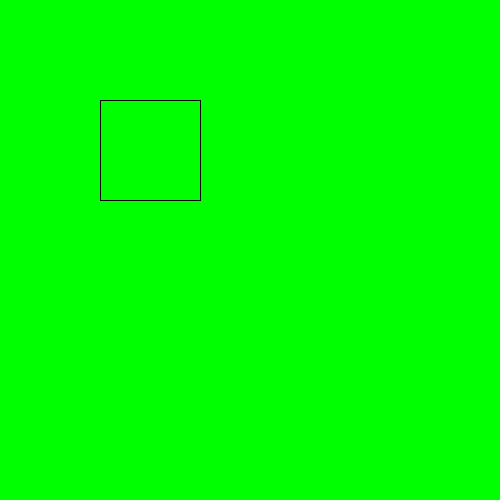
Frame 1 (no input)
Frame 60 (the mouse pressed at the canvas centre just before this capture): identical to frame 1, image omitted
Frame 120 (the mouse held since frame 60 and released just before this capture): identical to frame 1, image omitted

The Processing sketch that drew this single still picture (run headless with seeded random() and noise(); from frame 60 on, the mouse is pressed at the canvas centre):

// Processing sketch: H09_Opdracht_4
// ── H09_Opdracht_4.pde
void setup(){
   size(500,500);
 
 }
 
 void draw(){
   background(0,255,0);
   //rect(100,100,100,100);
   stroke(0,0,0);
   vierkant(100,100,100,100);  
 }  
  
void vierkant(int x, int y, int w, int h){
  //top line 
  line(x,y,x+w,y);
  //bottom line
  line(x,y+h,x+w,y+h);
  //left line
  line(x,y,x,y+h);
  //right line
  line(x+w,y,x+w,y+h);
}
